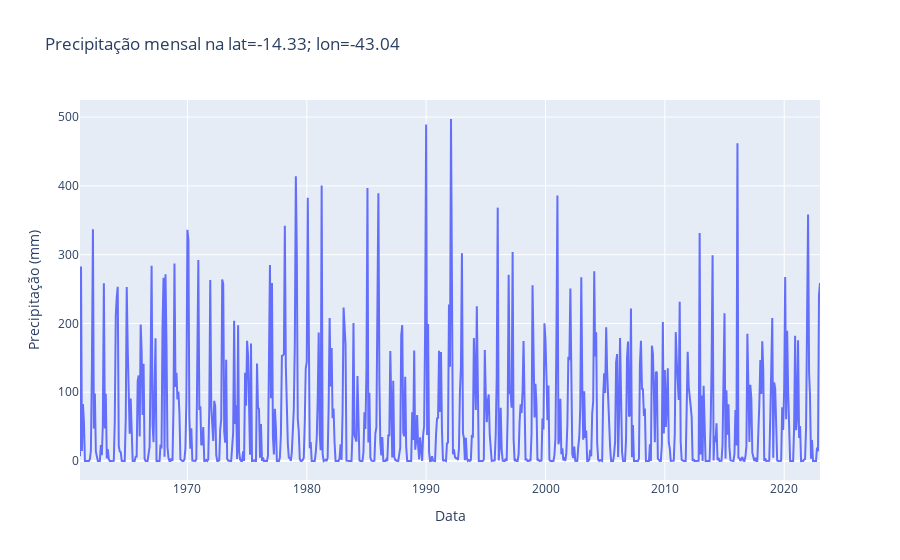

The cell this chart's notebook holds for it:
### Code cell
# Plotando mensal
fig = px.line(df_mes, x=df_mes.index, 
              y='Precipitação (mm)',
              title=f"Precipitação mensal na lat={lon_lat[1]}; lon={lon_lat[0]}")
fig.update_traces(hovertemplate="Data: %{x} <br>prec: %{y:.1f} mm")
fig.show()

### Figure 1 — Plotly figure (JSON) as saved in the notebook; plotly's stock layout.template omitted (floating-point values rounded to 4 significant figures; data arrays with more than 128 entries replaced by an {"elided": "..."} marker saying what was removed)
{"data": [{"hovertemplate": "Data: %{x} <br>prec: %{y:.1f} mm", "legendgroup": "", "line": {"color": "#636efa", "dash": "solid"}, "marker": {"symbol": "circle"}, "mode": "lines", "name": "", "orientation": "v", "showlegend": false, "type": "scatter", "x": {"elided": "745 str values"}, "xaxis": "x", "y": {"elided": "745 float values"}, "yaxis": "y"}], "layout": {"autosize": true, "legend": {"tracegroupgap": 0}, "title": {"text": "Precipitação mensal na lat=-14.33; lon=-43.04"}, "xaxis": {"anchor": "y", "autorange": true, "domain": [0, 1], "range": ["1960-12-31", "2022-12-31"], "title": {"text": "Data"}, "type": "date"}, "yaxis": {"anchor": "x", "autorange": true, "domain": [0, 1], "range": [-27.62, 524.9], "title": {"text": "Precipitação (mm)"}, "type": "linear"}}}
